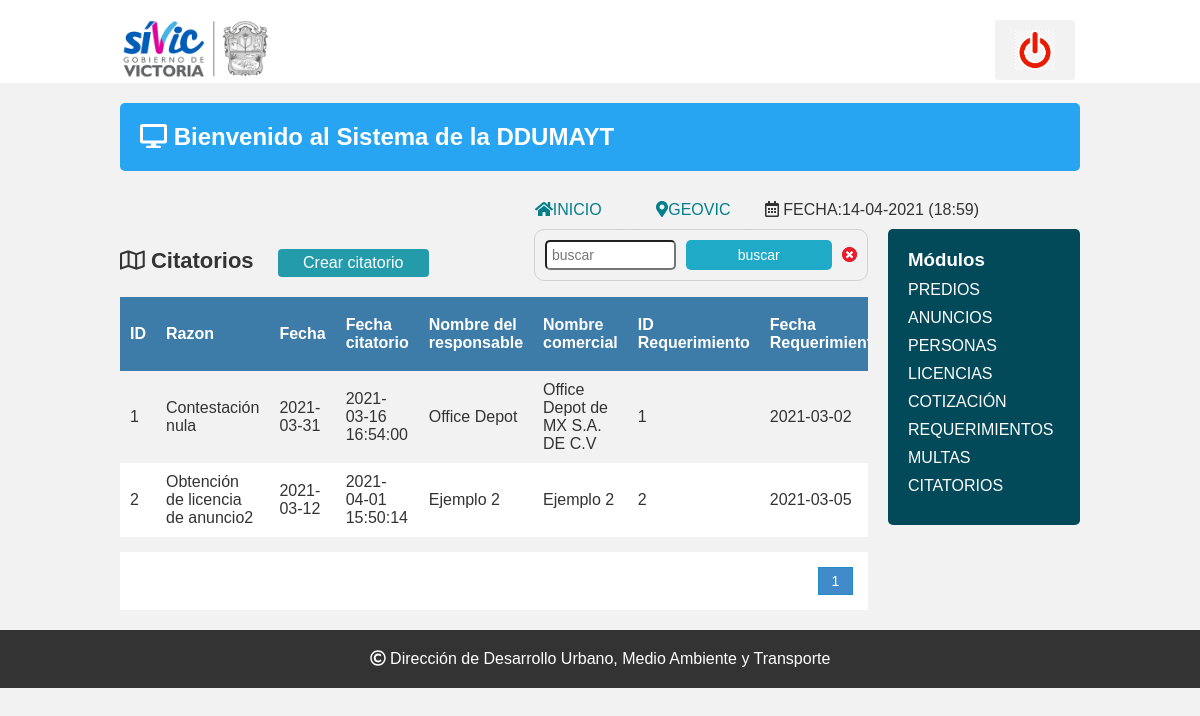
The app's page /Sistema/buscar_citatorio.php?busqueda=1 with its own data.
### tables this page shows
CREATE TABLE `citatorios_anuncios` (
  `id_citatorio` int(11) NOT NULL,
  `razon` varchar(80) NOT NULL,
  `fecha_creado` date NOT NULL,
  `fecha_citatorio` datetime NOT NULL,
  `id_persona` int(11) NOT NULL,
  `id_requerimiento` int(11) NOT NULL
);

CREATE TABLE `personas` (
  `id_persona` int(11) NOT NULL,
  `nombre_responsable` varchar(80) NOT NULL,
  `nombre_comercial` varchar(80) DEFAULT NULL,
  `rfc` varchar(13) NOT NULL,
  `tipo` varchar(30) NOT NULL,
  `calle` varchar(90) NOT NULL,
  `numero` varchar(25) NOT NULL,
  `id_colonia` int(11) NOT NULL
);

CREATE TABLE `requerimientos_anuncios` (
  `id_requerimiento` int(11) NOT NULL,
  `id_persona` int(11) NOT NULL,
  `fecha` date NOT NULL DEFAULT current_timestamp(),
  `descripcion` varchar(255) NOT NULL
);

### Sistema/buscar_citatorio.php (the view, shortened to what this page needs)
<?php
include "conexion.php";
?>
<!DOCTYPE html>
<html lang="en">
<head>
	<?php include "includes/scripts.php"; ?>
</head>
<body>
<?php include "includes/header.php"; ?>
	<section class="main">
<?php include "includes/wrapp.php"; ?>
			<div class="articulo">
				<?php
					$busqueda= strtolower($_REQUEST['busqueda']);
				?>
				<H1><i class="far fa-map"></i> Citatorios</H1>
                <a href="registro_citatorio.php" class="btn_new">Crear citatorio</a>
                <form action="buscar_citatorio.php" method="get" class="form_search">
                	<input type="text" name="busqueda" id="busqueda" placeholder="buscar">
                    <input type="submit" value="buscar" class="btn_search">
                    <a href="lista_citatorio.php"><img src="img/cerrar.png" class="btn_delete" style="margin-top:7px; margin-left:10px"></a>
                </form>
                <div  style="overflow: auto" width="50%">
                <table>
                	<tr>
                    	<th>ID</th>
                        <th>Razon</th>
                        <th>Fecha</th>
                        <th>Fecha citatorio</th>
                        <th>Nombre del responsable</th>
						<th>Nombre comercial</th>
                        <th>ID Requerimiento</th>
                        <th>Fecha Requerimiento</th>
                    </tr>
                    <?php
					$sql_registe=mysqli_query($conection,"select count(*) as total_registro from citatorios_anuncios");
					$result_register=mysqli_fetch_array($sql_registe);
					$total_registro=$result_register['total_registro'];
					$por_pagina=5;
					if(empty($_GET['pagina'])){
						$pagina=1;
					}else{
						$pagina= $_GET['pagina'];
					}
					$desde=($pagina-1)*$por_pagina;
					$total_paginas= ceil($total_registro/$por_pagina);
					$query= mysqli_query($conection,"SELECT c.id_citatorio, c.razon, c.fecha_creado, c.fecha_citatorio, c.id_persona, p.nombre_responsable, p.nombre_comercial, c.id_requerimiento, r.fecha as fecha_requerimiento, r.descripcion FROM personas p INNER JOIN citatorios_anuncios c on p.id_persona=c.id_persona INNER JOIN requerimientos_anuncios r on r.id_requerimiento = c.id_requerimiento where
																													c.id_citatorio like '%$busqueda%' or
																													c.razon like '%$busqueda%' or
																													c.fecha_creado like '%$busqueda%' or
																													c.fecha_citatorio like '%$busqueda%' or
																													p.nombre_responsable like '%$busqueda%' or
																													p.nombre_comercial like '%$busqueda%' or
																													c.id_requerimiento like '%$busqueda%' or
																													r.fecha like '%$busqueda%' or
																													r.descripcion like '%$busqueda%'
																													 order by id_citatorio asc	LIMIT $desde,$por_pagina");
					$result=mysqli_num_rows($query);
					if($result>0){
						while ($data= mysqli_fetch_array($query)){
					?>
                    <tr>
                    	<td><?php echo $data['id_citatorio']; ?></td>
                        <td><?php echo $data['razon']; ?></td>
                        <td><?php echo $data['fecha_creado']; ?></td>
                        <td><?php echo $data['fecha_citatorio']; ?></td>
                        <td><?php echo $data['nombre_responsable']; ?></td>
						<td><?php echo $data['nombre_comercial']; ?></td>
                        <td><?php echo $data['id_requerimiento']; ?></td>
                        <td><?php echo $data['fecha_requerimiento']; ?></td>
                    </tr>
                    <?php
					}
					}
                    ?>
                </table>
                </div>
                <div class="paginador">
                	<ul>
						<?php
						 for ($i=1; $i<=$total_paginas; $i++){
								if($i==$pagina){
									echo '<li class="pageSelect">'.$i.'</li>';
								}else{
									echo '<li><p><a href="?pagina='.$i.'">'.$i.'</a></p></li>';
								 }
							  }
						 ?>
                    </ul>
                </div>
			</div>
		<?php include "includes/aside.php"; ?>
		</div>
	</section>
		<?php include "includes/footer.php"; ?>
</body>
</html>

### Sistema/includes/scripts.php (shortened to what this page needs)
<link rel="stylesheet" href="css/estilos.css">

### Sistema/includes/header.php
   <header>
	<div class="wrapp">
		<div class="logo">
			<a href="#"><img src="img/logotipo-victoria-1.png" alt="SIVIC"></a>
		</div>
		<nav>
			<ul>
	<div class="logo1">
				<li><a href="salir.php"><img class="close" src="img/salir.png" alt="Salir del sistema" title="salir"></a></li>
	</div>
			</ul>
		</nav>
	</div>
       <h1> fecha</h1>
</header>

### Sistema/includes/wrapp.php (shortened to what this page needs)
<?php
$time = time();
$date= date("d-m-Y (H:i)", $time);
?>
		<div class="wrapp">
			<div class="mensaje">
				<h1><i class="fas fa-desktop"></i>  Bienvenido al Sistema de la DDUMAYT</h1>
			</div>
            		<div class="wrapp">
			<nav>
				<ul>
					<li><a href="index.php"><i class="fas fa-home"></i>Inicio</a> </li>
					<li><a href="http://observatorio.ciudadvictoria.gob.mx/" targetS="_blank"><i class="fas fa-map-marker-alt"></i>GEOVIC</a></li>
					<li><p><i class="far fa-calendar-alt"></i> fecha:<?php echo $date ?></p></li>
				</ul>
			</nav>
		</div>

### Sistema/includes/aside.php (shortened to what this page needs)
<aside>
		<div class="widget">
			<h3>Módulos</h3>
			<ul class="nav1">
                      <li><a href="#">Predios</a>
                      </li>
                      <li><a href="lista_anuncio.php">Anuncios</a>
                      </li>
                      <li><a href="lista_persona.php">Personas</a>
                      </li>
                      <li><a href="lista_licencia.php">Licencias</a>
                      </li>
                      <li><a href="lista_cotizacion.php">Cotización</a>
                      </li>
                      <li><a href="lista_requerimiento.php">Requerimientos</a>
                      </li>
                      <li><a href="lista_multa.php">Multas</a>
                      </li>
                      <li><a href="lista_citatorio.php">Citatorios</a>
                      </li>
			</ul>
		</div>
	</aside>

### Sistema/includes/footer.php
<footer>
	<div class="wrapp">
		<p><i class="far fa-copyright"></i> Dirección de Desarrollo Urbano, Medio Ambiente y Transporte</p>
	</div>
</footer>

### Sistema/css/estilos.css (style rules this page uses)
* { -webkit-box-sizing: border-box; -moz-box-sizing: border-box; box-sizing: border-box; margin:0px; padding:0px; }
body { background:#f2f2f2; color:#333; font-family:Arial, helvetica, sans-serif; }
a { text-decoration: none; color:#27a4f2; }
.wrapp { max-width: 1000px; width:80%; margin:auto; overflow: hidden; }
header { width: 100%; height: 83px; padding:20px 0; background: #fff; overflow: hidden; }
.logo { width: 150px; float: left; }
.logo1 { width: 90px; float: rigth; }
.logo img { width:100%; vertical-align: top; }
.logo1 img { width:100%; vertical-align: top; }
nav { float: right; }
nav ul li { display: inline-block; margin:0px 5px; text-transform: uppercase; }
nav ul li a { display: block; background: #f2f2f2; color: #037E8C; padding:10px 20px; text-decoration: none; border-radius:3px; transition:all 300ms ease; }
.mensaje { background:#27a4f2; padding:20px; color:#fff; margin:20px 0; border-radius:5px; }
.articulo { float: left; width: 80%; padding:0px 20px 20px 0px; }
aside { float: left; width: 20%; background:#024959; color:#fff; padding:20px; border-radius:5px; }
ul, ol { list-style:none; }
.nav1 li { margin-left:20px; text-transform: uppercase; }
.nav1 li { margin:10px 0; width: 100%; }
.nav1 li a { color:#fff; list-style:none; }
footer { width: 100%; background:#333; padding:20px 0; color:#fff; }
footer p { text-align:center; }
form { background:#FFF; margin:auto; padding:20px 50px; border:1px solid #d1d1d1; }
input,select { display:block; width:100%; font-size:14px; padding:5px; border:1px solid:#85929e; border-radius:5px; }
.articulo h1 { font-size:22px; display:inline-block; }
.btn_new { display:inline-block; background:#239baa; color:#FFF; padding:5px 25px; border-radius:4px; margin:20px; }
table { border-collapse:collapse; font-size:12pt; width:100%; }
table th { text-align:left; padding:10px; background:#3d7ba8; color:#FFF; }
table tr:nth-child(odd) { background:#FFF; }
table td { padding:10px; }
.articulo h1 { text-align:center; }
.paginador ul { padding:15px; list-style:none; background:#FFF; margin-top:15px; display:-webkit-flex; display:-moz-flex; display:-ms-flex; display:-o-flex; display:flex; justify-content: flex-end; }
.paginador a, .pageSelect { color:#428bca; border:1px solid #ddd; padding:5px; display:inline-block; font-size:14px; text-align:center; width:35px; }
.pageSelect { color:#FFF; background:#428bca; border:1px solid #228bca; }
.form_search { display:-webkit-flex; display:-moz-flex; display:-ms-flex; display:-o-flex; display:flex; float:right; background:initial; padding:10px; border-radius:10px; }
.form_search .btn_search { background:#1faac8; color:#FFF; padding:0 20px; border:0; cursor:pointer; margin-left:10px; }

### records on screen
citatorios_anuncios: id_citatorio "1", razon "Contestación nula", fecha_creado "2021-03-31", fecha_citatorio "2021-03-16 16:54:00", id_persona.nombre_responsable "Office Depot", id_persona.nombre_comercial "Office Depot de MX S.A. DE C.V", id_requerimiento "1", id_requerimiento.fecha "2021-03-02"
citatorios_anuncios: id_citatorio "2", razon "Obtención de licencia de anuncio2", fecha_creado "2021-03-12", fecha_citatorio "2021-04-01 15:50:14", id_persona.nombre_responsable "Ejemplo 2", id_persona.nombre_comercial "Ejemplo 2", id_requerimiento "2", id_requerimiento.fecha "2021-03-05"

### other values on screen
$date "14-04-2021 (18:59)"
